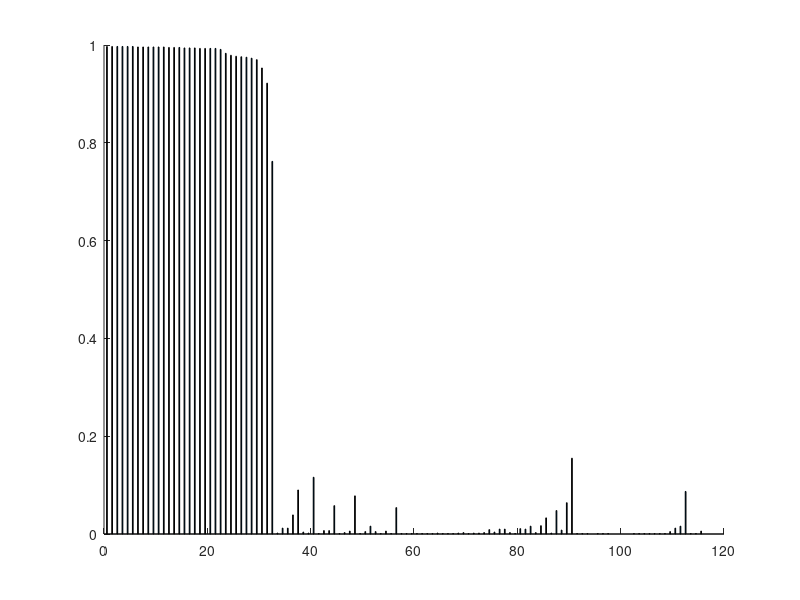

Source code (MATLAB): (Note: this script raises an error after producing the figure.)
function [sumout]=barplot4structure(C,sortbyq,classin)

% Population Genetics and Evolution Toolbox (PGEToolbox)
% Author: James Cai
% (c) Texas A&M University
%
% $LastChangedDate: 2013-01-06 13:39:38 -0600 (Sun, 06 Jan 2013) $
% $LastChangedRevision: 331 $
% $LastChangedBy: jcai $

if nargin<3
    classin=[];
end

sumout.memo={'C--Inferred clusters','idvnames--names of individuals',...
    'sortidx--order when sorted by Q','LnP--Estimated Ln Prob of Data'};

if nargin<2
    sortbyq=1;
end

if nargin<1
    disp('Using example C...');
%Inferred clusters
C=[0.002 0.000 0.002 0.001 0.994 0.000 0.001
0.001 0.000 0.001 0.000 0.996 0.000 0.001
0.003 0.000 0.001 0.001 0.990 0.001 0.005
0.001 0.000 0.001 0.001 0.997 0.000 0.000
0.001 0.001 0.001 0.001 0.997 0.000 0.001
0.001 0.000 0.001 0.001 0.996 0.000 0.001
0.001 0.000 0.001 0.001 0.997 0.000 0.001
0.008 0.000 0.073 0.006 0.911 0.000 0.001
0.033 0.000 0.004 0.003 0.954 0.001 0.004
0.010 0.000 0.002 0.001 0.986 0.000 0.002
0.003 0.000 0.001 0.001 0.994 0.000 0.001
0.001 0.000 0.000 0.000 0.997 0.000 0.001
0.064 0.000 0.017 0.009 0.908 0.001 0.001
0.016 0.000 0.001 0.000 0.980 0.001 0.001
0.155 0.000 0.038 0.001 0.804 0.001 0.001
0.048 0.000 0.035 0.002 0.914 0.000 0.001
0.002 0.000 0.001 0.002 0.992 0.001 0.002
0.002 0.002 0.058 0.004 0.934 0.000 0.000
0.011 0.001 0.001 0.002 0.982 0.001 0.002
0.010 0.000 0.001 0.000 0.986 0.001 0.001
0.001 0.000 0.004 0.000 0.993 0.000 0.001
0.009 0.000 0.002 0.000 0.988 0.000 0.001
0.002 0.000 0.000 0.000 0.996 0.000 0.001
0.003 0.001 0.012 0.004 0.977 0.002 0.002
0.010 0.002 0.002 0.001 0.982 0.001 0.002
0.003 0.001 0.003 0.002 0.986 0.002 0.003
0.001 0.001 0.213 0.003 0.779 0.001 0.002
0.001 0.001 0.195 0.001 0.801 0.000 0.001
0.001 0.001 0.006 0.002 0.985 0.000 0.004
0.004 0.002 0.001 0.001 0.987 0.001 0.004
0.017 0.012 0.003 0.008 0.957 0.000 0.003
0.001 0.000 0.001 0.001 0.996 0.000 0.001
0.001 0.000 0.001 0.001 0.995 0.001 0.001
0.002 0.001 0.001 0.001 0.992 0.000 0.003
0.997 0.000 0.001 0.001 0.001 0.000 0.001
0.993 0.000 0.003 0.001 0.001 0.000 0.002
0.997 0.000 0.000 0.001 0.000 0.000 0.001
0.997 0.000 0.001 0.000 0.000 0.000 0.001
0.993 0.000 0.002 0.002 0.001 0.000 0.001
0.996 0.000 0.001 0.001 0.001 0.000 0.001
0.994 0.000 0.001 0.001 0.003 0.001 0.001
0.976 0.000 0.015 0.001 0.004 0.002 0.001
0.995 0.000 0.001 0.000 0.002 0.000 0.001
0.973 0.000 0.008 0.001 0.001 0.000 0.015
0.975 0.001 0.013 0.001 0.006 0.001 0.004
0.922 0.000 0.002 0.001 0.073 0.000 0.001
0.953 0.000 0.001 0.001 0.039 0.001 0.005
0.012 0.000 0.985 0.001 0.001 0.001 0.001
0.002 0.000 0.996 0.001 0.001 0.000 0.001
0.090 0.001 0.906 0.001 0.001 0.000 0.001
0.116 0.001 0.745 0.002 0.132 0.001 0.004
0.002 0.001 0.802 0.000 0.193 0.000 0.001
0.004 0.000 0.821 0.001 0.164 0.001 0.009
0.012 0.000 0.969 0.001 0.015 0.000 0.003
0.007 0.001 0.689 0.001 0.302 0.001 0.001
0.058 0.000 0.496 0.001 0.443 0.001 0.002
0.007 0.000 0.716 0.001 0.274 0.000 0.001
0.762 0.000 0.001 0.001 0.234 0.000 0.001
0.991 0.000 0.002 0.001 0.004 0.001 0.001
0.997 0.001 0.000 0.000 0.001 0.000 0.001
0.997 0.000 0.001 0.000 0.000 0.000 0.001
0.996 0.000 0.001 0.001 0.001 0.000 0.001
0.996 0.000 0.001 0.001 0.001 0.000 0.000
0.983 0.008 0.001 0.001 0.001 0.007 0.000
0.996 0.001 0.001 0.001 0.001 0.000 0.001
0.996 0.000 0.001 0.001 0.001 0.000 0.001
0.997 0.000 0.001 0.000 0.000 0.000 0.001
0.979 0.001 0.005 0.004 0.007 0.002 0.003
0.001 0.001 0.728 0.009 0.259 0.001 0.001
0.001 0.000 0.120 0.003 0.000 0.000 0.875
0.001 0.000 0.104 0.001 0.000 0.001 0.893
0.012 0.001 0.006 0.005 0.003 0.002 0.971
0.005 0.000 0.009 0.001 0.002 0.000 0.983
0.001 0.000 0.001 0.001 0.001 0.005 0.991
0.001 0.000 0.000 0.000 0.001 0.000 0.997
0.001 0.001 0.001 0.000 0.001 0.000 0.995
0.016 0.001 0.004 0.002 0.048 0.011 0.918
0.006 0.001 0.120 0.002 0.001 0.000 0.870
0.087 0.001 0.004 0.001 0.002 0.001 0.904
0.001 0.000 0.000 0.000 0.000 0.000 0.997
0.001 0.000 0.000 0.000 0.000 0.000 0.998
0.994 0.000 0.001 0.001 0.002 0.000 0.001
0.996 0.000 0.001 0.000 0.001 0.000 0.001
0.005 0.115 0.007 0.868 0.005 0.000 0.001
0.003 0.000 0.001 0.994 0.001 0.000 0.000
0.078 0.001 0.002 0.916 0.001 0.001 0.001
0.006 0.001 0.004 0.965 0.002 0.001 0.021
0.005 0.119 0.005 0.800 0.023 0.010 0.038
0.016 0.127 0.001 0.846 0.005 0.005 0.001
0.001 0.001 0.196 0.799 0.001 0.001 0.001
0.006 0.078 0.244 0.653 0.001 0.001 0.016
0.001 0.000 0.000 0.997 0.000 0.000 0.001
0.001 0.000 0.001 0.912 0.086 0.000 0.000
0.054 0.299 0.004 0.616 0.001 0.001 0.024
0.001 0.333 0.006 0.650 0.000 0.008 0.001
0.977 0.000 0.001 0.001 0.018 0.001 0.003
0.001 0.000 0.001 0.000 0.997 0.000 0.001
0.995 0.000 0.000 0.000 0.002 0.000 0.001
0.001 0.000 0.001 0.000 0.996 0.000 0.001
0.995 0.000 0.002 0.000 0.001 0.001 0.001
0.001 0.000 0.000 0.000 0.000 0.998 0.000
0.000 0.000 0.000 0.000 0.000 0.998 0.000
0.001 0.000 0.000 0.000 0.000 0.998 0.000
0.001 0.000 0.000 0.000 0.000 0.998 0.000
0.001 0.000 0.000 0.000 0.000 0.998 0.000
0.000 0.000 0.000 0.000 0.000 0.998 0.000
0.000 0.000 0.000 0.000 0.000 0.998 0.000
0.000 0.000 0.000 0.000 0.000 0.998 0.000
0.000 0.000 0.000 0.000 0.000 0.998 0.000
0.001 0.000 0.001 0.000 0.001 0.996 0.000
0.001 0.000 0.001 0.000 0.000 0.998 0.000
0.039 0.000 0.957 0.001 0.001 0.000 0.001
0.994 0.000 0.003 0.001 0.001 0.000 0.001
0.970 0.000 0.001 0.001 0.025 0.001 0.001
0.993 0.001 0.002 0.001 0.001 0.000 0.002
0.993 0.000 0.002 0.001 0.002 0.001 0.001];
end
%%

if ischar(C)
filename=C;   % 'structure_result.txt';

%[C]=readstructureoutput(filename);

disp(['Reading STRUCTURE output file ',filename,' ...'])
txt = textread(filename,'%s','delimiter','\n','whitespace','');
idx1=find(cellfun(@isempty,strfind(txt,'Inferred ancestry of individuals:'))==0);
idx2=find(cellfun(@isempty,strfind(txt,'Estimated Allele Frequencies in each cluster'))==0);
idx3=find(cellfun(@isempty,strfind(txt,'Estimated Ln Prob of Data   ='))==0);

LnPtxt=txt{idx3};
LnPtxt=LnPtxt(31:end);
sumout.LnP=str2double(LnPtxt);


txt=txt(idx1+2:idx2-3);
C=[];
for k=1:length(txt)
    linetxt=txt{k};
    linefrc=strread(linetxt(strfind(linetxt,':')+2:end),'%f')';
    [itemp,iname]=strread(linetxt(1:strfind(linetxt,'(')-1),'%d%s');
    sumout.idvnames{k}=iname{1};
    C=[C;linefrc];
end
%sumout.idvnames=
else
    
    for k=1:size(C,1)
      sumout.idvnames{k}=sprintf('idv_%d',k);
    end
    sumout.LnP=nan;

    
end

sumout.C=C;

for k=1:length(sumout.idvnames)
    sumout.classnames{k}=sumout.idvnames{k}(1:4);
end

if any(sum(C,2)<0.99)
    error('Wrong input C (Inferred clusters)');    
end
[n,K]=size(C);

sumout.K=K;


%figure; 
%subplot(2,1,1)

if ~sortbyq
    

    sumout.orderidx=1:size(C,1);
    if nargout<1
    bar(C,1,'stack','edgecolor','none');
    ylim([0 1])
    xlim([0 size(C,1)+1])
    axis ij;
    title(sprintf('K=%d; No. of samples=%d; Original order',K,n))
    end

else

    if ~isempty(classin)
        [~,idx]=max(C,[],2);  % y is the idx of the max per row
        [~,idx]=sort(idx);
        C=C(idx,:);
        classin=classin(idx);
        
        [iclass,iclassname]=grp2idx(classin);        
        [x,~]=max(C,[],2);
        
    else
        [x,iclass]=max(C,[],2);  % y is the idx of the max per row
        iclassname=sprintf('K%d|',1:K);
        
    end
    
    [~,idx]=sortrows([iclass,x],[1 -2]);
    sumout.orderidx=idx;
    
    C=C(idx,:);
    
    
    
    
    if nargout<1

    bar(C,1,'stack','edgecolor','none');
    ylim([0 1])
    xlim([0 size(C,1)+1])
    axis ij;
    if ~isempty(classin)
        title(sprintf('K=%d, lnPr(X|K)=%.2f, n=%d; Sort by (prior) populations',K,sumout.LnP,n))
    else
        title(sprintf('K=%d,  lnPr(X|K)=%.2f, n=%d; Sort by Q',K,sumout.LnP,n))
    end
    
    %inames=sumout.idvnames(sumout.orderidx);
    inames=sumout.idvnames;

    seprt=[];    
    for sk=1:length(unique(iclass))    
        idx=find(iclass==sk);
        seprt=[seprt,length(idx)];
        iname=inames(idx);
        %xname{sk}=iname;
        fprintf('%d\t',sk);
        for nk=1:length(iname)
            fprintf('%s ',iname{nk});
        end
        fprintf('\n');
    end
    sprt=cumsum(seprt);
    vline(sprt+0.5,'w-')
    %sprt
    %iclassname
    if ~isempty(classin)
        set(gca,'XTick',sprt-0.5,'XTickLabel',iclassname)
    end    
    end
end














